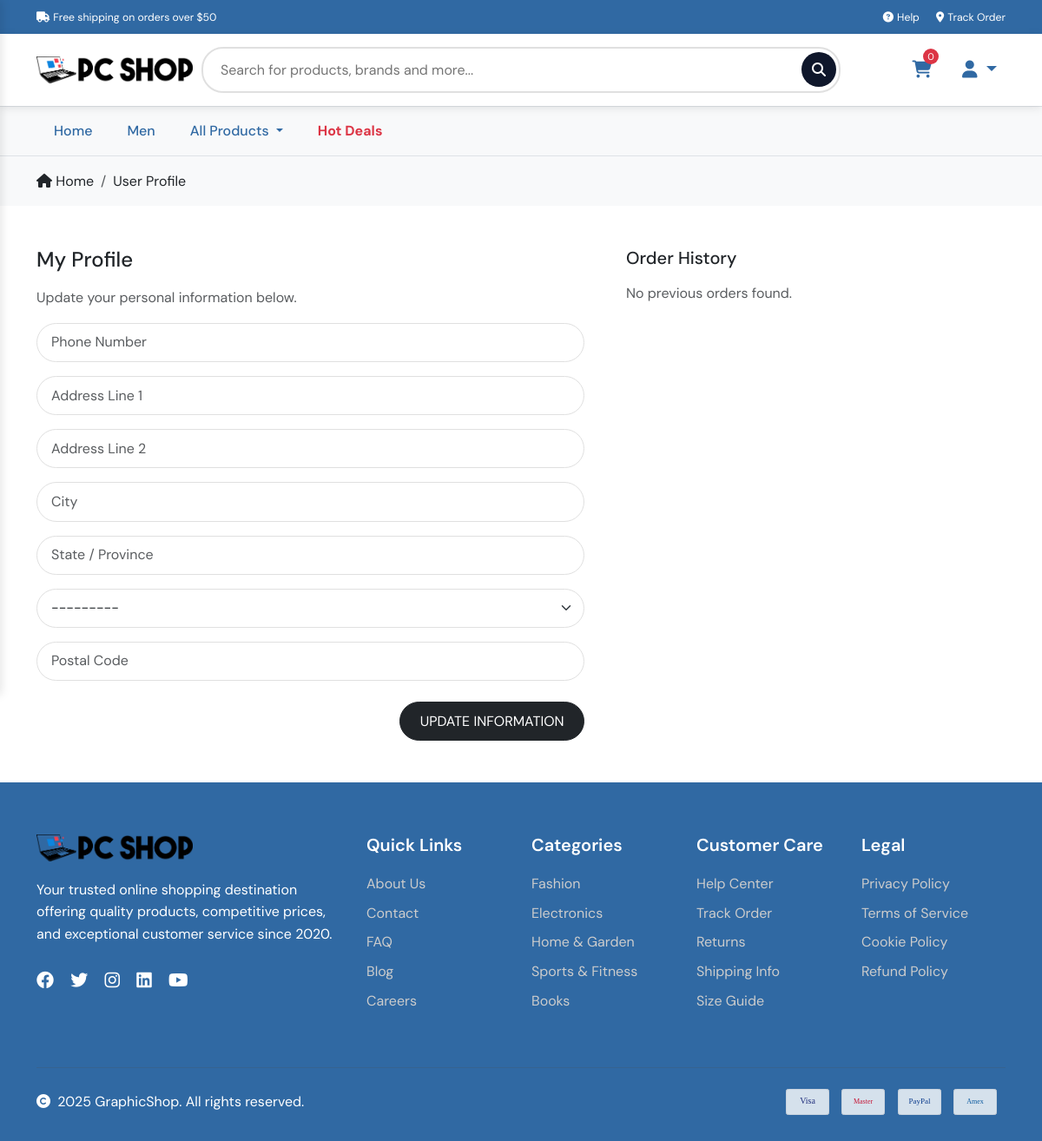
The page /profile/ (signed in) on the database as committed earlier.
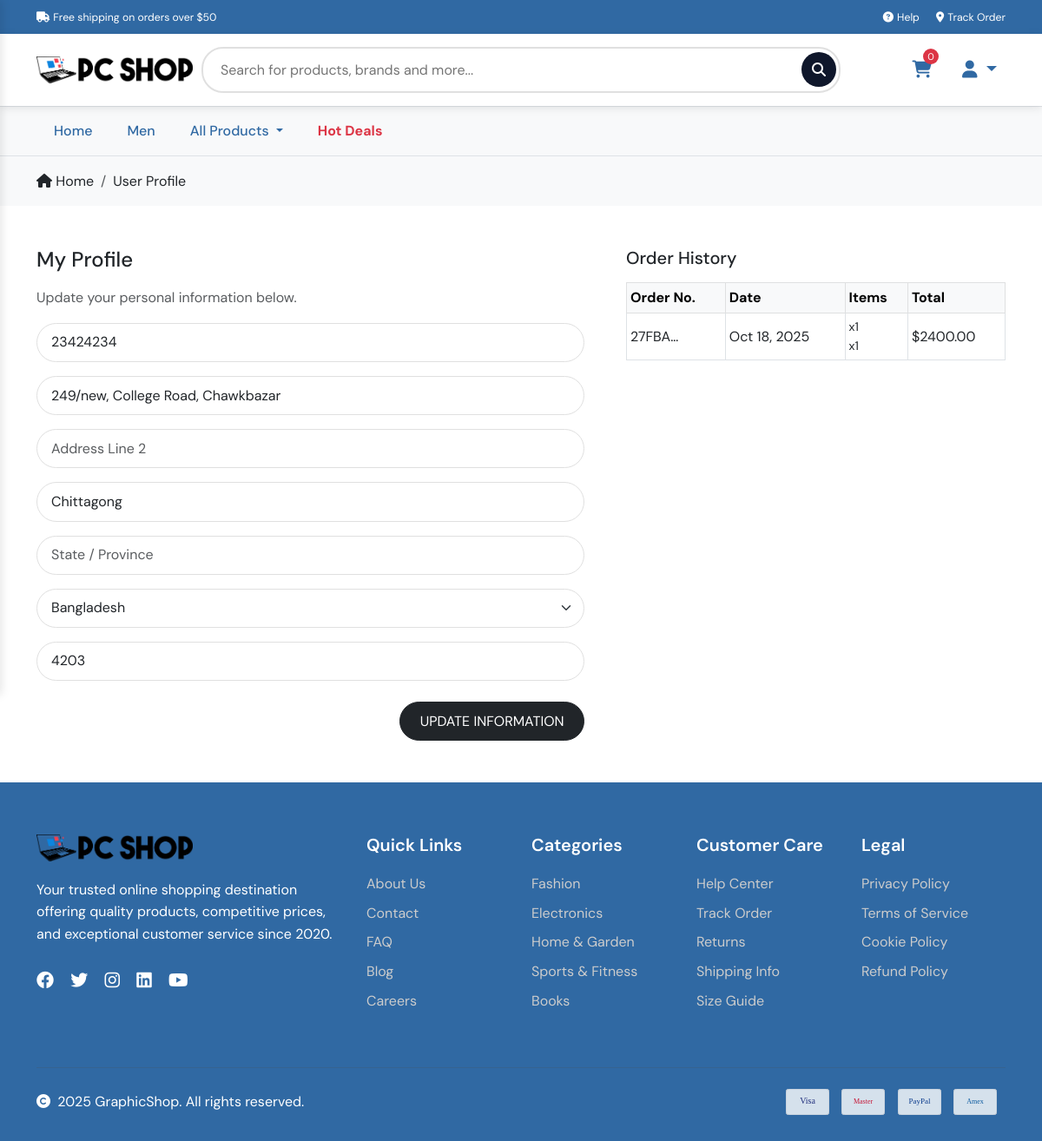
The same page on the database as committed later.
### product/models.py (models this page shows, shortened)
class Category(models.Model):
    category = models.CharField(max_length=100, default='Men')
    category_slug = models.SlugField(max_length=100, unique=True, blank=True)
    category_image = models.ImageField(upload_to='category_images/', null=True, blank=True)
    is_active = models.BooleanField(default=True)
    parent_category = models.ForeignKey(
        'self',
        on_delete=models.CASCADE,
        null=True,
        blank=True,
        related_name='subcategories'
    )

### profiles/models.py (models this page shows, shortened)
class UserProfile(models.Model):
    user = models.OneToOneField(User, on_delete=models.CASCADE, related_name='profile')
    phone = models.CharField(max_length=20, blank=True, null=True)
    address_line1 = models.CharField(max_length=255, blank=True, null=True)
    address_line2 = models.CharField(max_length=255, blank=True, null=True)
    city = models.CharField(max_length=100, blank=True, null=True)
    state = models.CharField(max_length=100, blank=True, null=True)
    country = CountryField(blank_label='Country *', null=False, blank=False)
    postal_code = models.CharField(max_length=20, blank=True, null=True)
    created_at = models.DateTimeField(auto_now_add=True)
    updated_at = models.DateTimeField(auto_now=True)

### checkout/models.py (models this page shows, shortened)
class Order(models.Model):
    order_number = models.CharField(max_length=32, null=False, editable=False)
    full_name = models.CharField(max_length=50, null=False, blank=False)
    email = models.EmailField(max_length=254, null=False, blank=False)
    phone_number = models.CharField(max_length=20, null=False, blank=False)
    country = CountryField(blank_label='Country *', null=False, blank=False)
    postcode = models.CharField(max_length=20, null=True, blank=True)
    town_or_city = models.CharField(max_length=40, null=False, blank=False)
    street_address1 = models.CharField(max_length=80, null=False, blank=False)
    street_address2 = models.CharField(max_length=80, null=True, blank=True)
    county = models.CharField(max_length=80, null=True, blank=True)
    date = models.DateTimeField(auto_now_add=True)
    delivery_cost = models.DecimalField(max_digits=6, decimal_places=2, null=False, default=0)
    order_total = models.DecimalField(max_digits=10, decimal_places=2, null=False, default=0)
    grand_total = models.DecimalField(max_digits=10, decimal_places=2, null=False, default=0)
    original_bag = models.TextField(null=False, blank=False, default='')
    stripe_pid = models.CharField(max_length=254, null=False, blank=False, default='')

class OrderLineItem(models.Model):
    order = models.ForeignKey(Order, null=False, blank=False, on_delete=models.CASCADE, related_name='lineitems')
    product = models.ForeignKey(Product, null=False, blank=False, on_delete=models.CASCADE)
    product_variation = models.CharField(max_length=2, null=True, blank=True)
    quantity = models.IntegerField(null=False, blank=False, default=1)
    lineitem_total = models.DecimalField(max_digits=6, decimal_places=2, null=False, blank=False, editable=False)

### profiles/views.py (the view)
# urls.py: path('profile/', include('profiles.urls')),
@login_required
def profile(request):
    setting = WebsiteSetting.objects.first()
    menuCategories = Category.objects.filter(
        is_active=True,
        parent_category__isnull=True
    ).prefetch_related("subcategories")
    profile, created = UserProfile.objects.get_or_create(user=request.user)
    if request.method == 'POST':
        form = UserProfileForm(request.POST, instance=profile)
        if form.is_valid():
            form.save()
            messages.success(request, "Your profile has been updated successfully.")
            return redirect('profile')
        else:
            messages.error(request, "Please correct the errors below.")
    else:
        form = UserProfileForm(instance=profile)
    orders = Order.objects.filter(email=request.user.email).order_by('-date')
    context = {
        'setting': setting,
        'menuCategories': menuCategories,
        'form': form,
        'orders': orders,
    }
    return render(request, "profiles/profile.html", context)

### profiles/forms.py
class UserProfileForm(forms.ModelForm):
    class Meta:
        model = UserProfile
        exclude = ('user',)
    def __init__(self, *args, **kwargs):
        super().__init__(*args, **kwargs)
        placeholders = {
            'phone': 'Phone Number',
            'address_line1': 'Address Line 1',
            'address_line2': 'Address Line 2',
            'city': 'City',
            'state': 'State / Province',
            'postal_code': 'Postal Code',
            'country': 'Country',
        }
        self.fields['phone'].widget.attrs['autofocus'] = True
        for field_name, field in self.fields.items():
            placeholder = placeholders.get(field_name, '')
            if field.required:
                placeholder += ' *'
            field.widget.attrs['placeholder'] = placeholder
            field.widget.attrs['class'] = 'border-black rounded-0 profile-form-input'
            field.label = False

### profiles/templates/profiles/profile.html (shortened to what this page needs)
{% extends 'frontend/layouts/base.html' %}
{% load static %}
{% load crispy_forms_tags %}
{% block extra_css %}
    <link rel="stylesheet" href="{% static 'assets/css/profile.css' %}">
{% endblock %}
{% block content %}
<section class="breadcrumb-section border-top py-3 bg-light">
    <div class="container">
        <nav aria-label="breadcrumb">
            <ol class="breadcrumb mb-0">
                <li class="breadcrumb-item">
                    <a href="{% url 'home' %}" class="text-decoration-none text-dark">
                        <i class="fas fa-home"></i> Home
                    </a>
                </li>
                <li class="breadcrumb-item active text-dark" aria-current="page">User Profile</li>
            </ol>
        </nav>
    </div>
</section>
<section class="profile-section py-5">
    <div class="container">
        <div class="row g-5">
            <div class="col-lg-7">
                <h4 class="mb-3">My Profile</h4>
                <p class="text-muted">Update your personal information below.</p>
                <form method="POST" action="{% url 'profile' %}" id="profile-update-form" class="mt-3">
                    {{ form|crispy }}
                    <button type="submit" class="btn btn-dark rounded-0 text-uppercase float-end mt-2">
                        Update Information
                    </button>
                </form>
            </div>
            <div class="col-lg-5">
                <h5 class="mb-3">Order History</h5>
                {% if orders %}
                    <div class="table-responsive">
                        <table class="table table-sm table-bordered align-middle">
                            <thead class="table-light">
                                <tr>
                                    <th>Order No.</th>
                                    <th>Date</th>
                                    <th>Items</th>
                                    <th>Total</th>
                                </tr>
                            </thead>
                            <tbody>
                                {% for order in orders %}
                                    <tr>
                                        <td>
                                            <a href="{% url 'order_history' order.order_number %}"
                                               title="{{ order.order_number }}"
                                               class="text-decoration-none text-dark">
                                                {{ order.order_number|truncatechars:6 }}
                                            </a>
                                        </td>
                                        <td>{{ order.date|date:"M d, Y" }}</td>
                                        <td>
                                            <ul class="list-unstyled mb-0">
                                                {% for item in order.lineitems.all %}
                                                    <li class="small">
                                                        {{ item.product.name }} x{{ item.quantity }}
                                                    </li>
                                                {% endfor %}
                                            </ul>
                                        </td>
                                        <td>${{ order.grand_total }}</td>
                                    </tr>
                                {% endfor %}
                            </tbody>
                        </table>
                    </div>
                {% else %}
                    <p class="text-muted">No previous orders found.</p>
                {% endif %}
            </div>
        </div>
    </div>
</section>
{% endblock %}

### templates/frontend/includes/menu.html (shortened to what this page needs)
<nav class="menu-nav d-none d-lg-block">
    <div class="container">
        <div class="d-flex">
            <ul class="nav">
                <li class="nav-item">
                    <a class="nav-link" href="{% url 'home' %}">Home</a>
                </li>
                {% for cat in menuCategories %}
                    {% if cat.subcategories.all %}
                        {% if cat.subcategories.all|length > 0 %}
                            <li class="nav-item dropdown">
                                <a class="nav-link dropdown-toggle" href="{% url 'category' cat.category_slug %}" data-bs-toggle="dropdown">
                                    {{ cat.category }}
                                </a>
                                <ul class="dropdown-menu">
                                    {% for sub in cat.subcategories.all %}
                                        <li>
                                            <a class="dropdown-item" href="{% url 'category' sub.category_slug %}">
                                                {{ sub.category }}
                                            </a>
                                        </li>
                                    {% endfor %}
                                    <li>
                                        <a class="dropdown-item" href="{% url 'category' cat.category_slug %}?show_all=true">
                                            All Products
                                        </a>
                                    </li>
                                </ul>
                            </li>
                        {% else %}
                            <li class="nav-item">
                                <a class="nav-link" href="{% url 'category' cat.category_slug %}">
                                    {{ cat.category }}
                                </a>
                            </li>
                        {% endif %}
                    {% else %}
                        <li class="nav-item">
                            <a class="nav-link" href="{% url 'category' cat.category_slug %}">
                                {{ cat.category }}
                            </a>
                        </li>
                    {% endif %}
                {% endfor %}
                 <li class="nav-item dropdown">
                    <a class="nav-link dropdown-toggle" href="#" data-bs-toggle="dropdown">
                        All Products
                    </a>
                </li>
                <li class="nav-item">
                    <a class="nav-link text-danger fw-bold" href="#">Hot Deals</a>
                </li>
            </ul>
        </div>
    </div>
</nav>

Rows that differ between the two databases and show on the page:
changed UserProfile: phone (not shown) → "23424234"; address_line1 (not shown) → "249/new, College Road, Chawkbazar"; city (not shown) → "Chittagong"; country "---------" → "Bangladesh"; postal_code (not shown) → "4203"
added Order: order_number "27FBA…", date "Oct 18, 2025", grand_total "2400.00"
added OrderLineItem: quantity "1"
added OrderLineItem: quantity "1"
Other text that changed with them:
text no longer shown: "No previous orders found."
text now shown: "Order No. Date Items Total"
